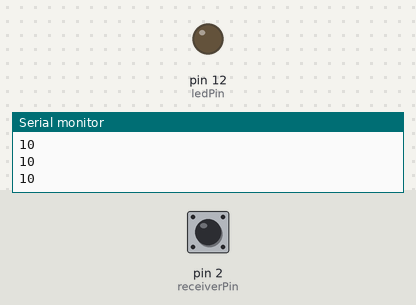
Bench run of a sketch on a simulated Arduino Uno, built with avr-gcc and run on an emulated ATmega328P. Parts: output pins drawn as LEDs (lit = HIGH), the last lines printed to the serial monitor. The inputs (shaded band) are chosen by the test bench; at power-on: pin 2 (receiverPin) HIGH.

Above: at 1.2 s.
1.3 s: pin 2 (receiverPin) pulled LOW for 0.15 s
At 1.38 s:
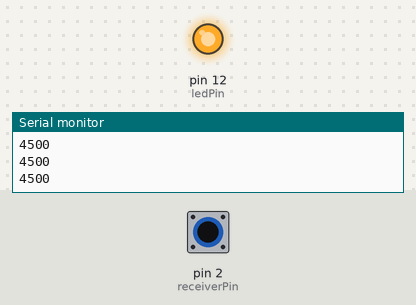
2.9 s: pin 2 (receiverPin) pulled LOW for 3.2 s
At 6.7 s:
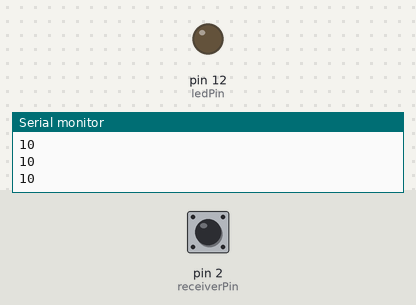
Timing chart, 0 to 8.2 s (numbered marks = the images above; inputs shaded):
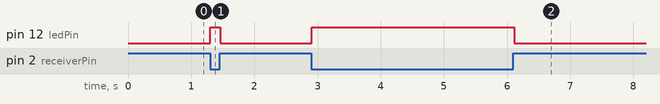

Measured:
- after the input at 1.3 s, pin 12 (ledPin): LOW → HIGH at once, → LOW 0.16 s later
- after the input at 2.9 s, pin 12 (ledPin): LOW → HIGH at once, → LOW 3.2 s later

The sketch:

Touchy-feelyLamp.ino
```cpp
#include <CapacitiveSensor.h>

// Capacitance = a measure of how much electrical charge something can store.
// The library checks two pins, 1 sender and 1 receiver, and measures the time
// it takes for them to have the same state. Pin 4 sends to the conductive
// sensor material through the resistor, and pin 2 is the sense pin.
const int senderPin = 4;
const int receiverPin = 2;
CapacitiveSensor capSensor = CapacitiveSensor(senderPin, receiverPin);

// Variable for sensing threshold at which the LED will turn on.
const int threshold = 450;

const int ledPin = 12;

void setup() {
  Serial.begin(9600);
  pinMode(ledPin, OUTPUT);
}

void loop() {
  // If you read too few samples, you'll see a lot of variation in the sensor.
  // Too many samples could introduce a lag as it reads the sensor multiple times.
  // 30 samples is a good starting value.
  const int numberOfSamplesToRead = 30;
  const long sensorValue = capSensor.capacitiveSensor(numberOfSamplesToRead);

  Serial.println(sensorValue);

  // If the sensor value if above the threshold, turn the LED on.
  if(sensorValue > threshold) {
    digitalWrite(ledPin, HIGH);
  }
  else {
    digitalWrite(ledPin, LOW);
  }

  delay(10);
}
```
